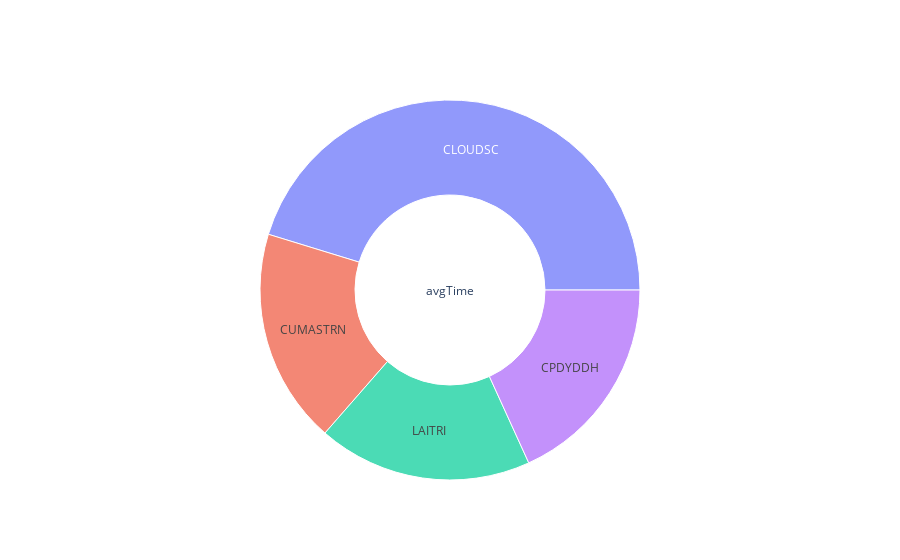

Source (notebook cell):
### Code cell
import plotly.graph_objects as go
import pandas as pd

# df = pd.read_csv('https://raw.githubusercontent.com/plotly/datasets/718417069ead87650b90472464c7565dc8c2cb1c/sunburst-coffee-flavors-complete.csv')

# fig = go.Figure(go.Sunburst(
#         ids = df.ids,
#         labels = df.labels,
#         parents = df.parents))


df = pd.read_csv("example_profile.csv")
df = df.head(4)
primary_feature = 'avgTime'
features = ["routine", "avgTime", 'maxTimeTotal', 'avgPercent', 'numCalls', 'imbalance']
df = df[features]
df['parent'] = primary_feature
display(df)

fig = go.Figure(go.Sunburst(
        labels = df.routine,
        customdata = df,
        values = df[primary_feature],
        hovertemplate='<b>%{label} </b> <br> avgTime: %{customdata[1]} <br> maxTimeTotal: %{customdata[2]} <br> avgPercent: %{customdata[3]} <br> numCalls: %{customdata[4]} <br> imbalance: %{customdata[5]}',
        parents = df.parent))

fig.update_layout(uniformtext=dict(minsize=10, mode='hide'))
fig.show()

### Figure 1 — Plotly figure (JSON) as saved in the notebook; plotly's stock layout.template omitted (floating-point values rounded to 4 significant figures)
{"data": [{"customdata": [["CLOUDSC", 34.86, 38.58, 7.704, 3969240, 17.16, "avgTime"], ["CUMASTRN", 14.1, 43.19, 3.116, 3969240, 39.12, "avgTime"], ["CPDYDDH", 14.01, 15.08, 3.097, 3969240, 12.08, "avgTime"], ["LAITRI", 14.05, 15.7, 3.104, 23815440, 17.08, "avgTime"]], "hovertemplate": "<b>%{label} </b> <br> avgTime: %{customdata[1]} <br> maxTimeTotal: %{customdata[2]} <br> avgPercent: %{customdata[3]} <br> numCalls: %{customdata[4]} <br> imbalance: %{customdata[5]}", "labels": ["CLOUDSC", "CUMASTRN", "CPDYDDH", "LAITRI"], "parents": ["avgTime", "avgTime", "avgTime", "avgTime"], "type": "sunburst", "values": [34.86, 14.1, 14.01, 14.05]}], "layout": {"uniformtext": {"minsize": 10, "mode": "hide"}}}
